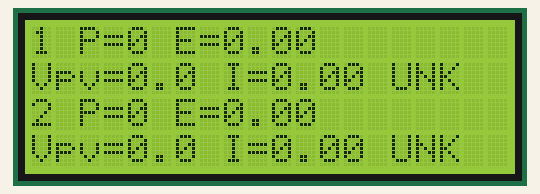
This sketch was run on a simulated Arduino Mega 2560, built with avr-gcc and run on an emulated ATmega2560. On the bench: 20×4 character LCD. What the sketch prints to the serial monitor is not drawn.

Above: at 5.1 s.
At 61.3 s:
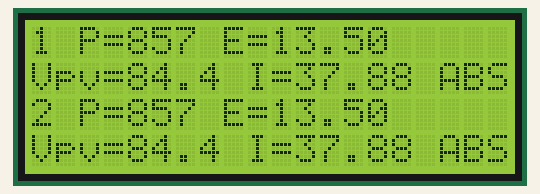
At 121.2 s:
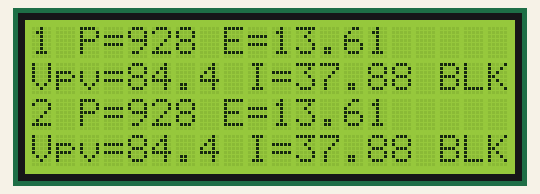

The sketch:

MPPTMega.ino
```cpp
#include <Wire.h>
#include <LiquidCrystal_I2C.h>

#include "VEDirect.h"

boolean new_data = true;
long counter = 0;

int portNum = 0;

// initialize the library with the numbers of the interface pins
LiquidCrystal_I2C lcd(0x27, 20, 4); // set the LCD address to 0x27 for a 16 chars and 2 line display

/*
  #define RECORD_HEX    9
  #define IDLE_STATE    0
  #define RECORD_BEGIN  1
  #define RECORD_NAME   2
  #define RECORD_VALUE  3
  #define CHECKSUM      4
*/

// int mState = IDLE_STATE;
byte mChecksum = 0;

VEDirectHandler mppt1("East String", 1);
VEDirectHandler mppt2("West String", 2);

void setup() {
  Serial.begin(115200); // USB console
  Serial1.begin(19200);
  Serial2.begin(19200);

  lcd.init(); //initialize the lcd
  lcd.backlight(); //open the backlight
  Serial.println("DEBUG : Setup Complete");
}

char rc;
unsigned int t;
long timeout = 0;
long lcdtime = millis();

long interval = 60000;
long previousMillis = millis();
boolean checkTime() {
  unsigned long currentMillis = millis();
  if (currentMillis - previousMillis > interval) {
    previousMillis = currentMillis;
    return true;
  }
  return false;
}

void loop() {

  t = millis();

  /* noise on the serial ports when simulating */
  /* printing chars to see, turn off in production */
  if (Serial1.available()) {
    rc = Serial1.read();
//    mppt1.handleChar(rc);
//    Serial.print(rc);
  }

  if (Serial2.available()) {
    rc = Serial2.read();
//    mppt2.handleChar(rc);
//    Serial.print(rc);
  }

  if (checkTime()) {
    mppt1.getRecord();
    mppt2.getRecord();
  }

  if ((millis() - lcdtime) > 5000) {
    lcd.clear();
    updateLcd(mppt1, 0);
    updateLcd(mppt2, 2);
    lcdtime = millis();
  }
  /*
    while (ss1.available()) {
        rc = ss1.read();
          Serial.write(rc);
      //      handleChar(rc);
        timeout = 0;
    }
  */

   simulate();
  delay(50);
  //  timeout++;
  //  if (timeout > 2000) {
  //    Serial.print(F("DEBUG : No packet for 2 seconds on port ")); Serial.println(portNum);
  //    timeout = 0;
  //    switchPorts();
  //  }
}


void setupLCDPIV() {
  lcd.clear();
  lcd.setCursor(0, 0);
  lcd.print("V=");     // V=99.9 I=99.9
  lcd.setCursor(7, 0);
  lcd.print("I=");
  lcd.setCursor(0, 1); // P=9999.9 Vpv=999.9
  lcd.print("P=");
  lcd.setCursor(9, 1);
  lcd.print("Vpv=");
}

void setupLCDEnergy() {
  lcd.clear();
  lcd.setCursor(0, 0);
  lcd.print("Tday");
  lcd.setCursor(5, 0);
  lcd.print("E=");     // Tday E=99.99
  lcd.setCursor(13, 0);
  lcd.print("P=");     // Tday E=99.99 P=9.99
  lcd.setCursor(0, 1);
  lcd.print("Yday");
  lcd.setCursor(5, 1);
  lcd.print("E=");     // Tday E=99.99
  lcd.setCursor(13, 1);
  lcd.print("P=");     // Tday E=99.99 P=9.99
}

void updateLCDEnergy() {

  lcd.setCursor(7, 0);
  lcd.print("99.99");     // Tday E=99.99
  lcd.setCursor(15, 0);
  lcd.print("9.99");     // Tday E=99.99 P=9.99
  lcd.setCursor(7, 1);
  lcd.print("99.99");     // Tday E=99.99
  lcd.setCursor(15, 1);
  lcd.print("9.99");     // Tday E=99.99 P=9.99

}

void updateLCDPIV() {
  lcd.setCursor(2, 0); // V=99.9 I=99.9
  lcd.print(99.9, 1);
  lcd.setCursor(9, 0);
  lcd.print(99.9, 1);
  lcd.setCursor(2, 1); // P=9999.9 Vpv=999.9
  lcd.print(9999.9, 1);
  lcd.setCursor(13, 1);
  lcd.print(999.5, 1);
}

void updateLcd(VEDirectHandler mppt, int p) {
  lcd.setCursor(0, p);
  lcd.print(mppt.getId());
  lcd.print(" ");
  lcd.print("P=");
  lcd.print(mppt.getPpv(), 0);
  lcd.print(" E=");
  lcd.print(mppt.getEtoday(), 2);
  lcd.setCursor(0, p+1);
  lcd.print("Vpv=");
  lcd.print(mppt.getVpv(), 1);
  lcd.print(" I=");
  lcd.print(mppt.getI(), 2);

  int cs = mppt.getCs();
  switch(cs) {
    case 2: lcd.print(" ERR");
      break;
    case 3: lcd.print(" BLK");
      break;
    case 4: lcd.print(" ABS");
      break;
    case 5: lcd.print(" FLT");
      break;
    default: lcd.print(" UNK");
  }
}

// 364500 RECORD : ID=2 V=55149 I=3231 VPV=87886 PPV=185 H19=21858 H20=233 H21=1417 H22=261 H23=1588

long recCount = 0;
int h19 = 0;
int h20 = 1340;
int cs = 2;
byte checksum = 0;
long simTime = millis();
char buf1[10];
boolean toggleLCD = false;

void simSend(char *s) {
  // Serial.print("SIM SEND : ");  Serial.println(s);
  char *c = s;
  while (*c != 0) {
    mppt1.handleChar(*c);
    mppt2.handleChar(*c);
    checksum += *c;
    c++;
    delay(1);
  }
}

bool toggleppv = false;
void simulate() {
  if ((millis() - simTime) > 5000) {
    simSend("\r\nPID\t0x203");
    simSend("\r\nFW\t137");
    simSend("\r\nSER#\tHQ181184JGK");
    simSend("\r\nV\t51372");
    simSend("\r\nI\t37880");
    simSend("\r\nVPV\t84400");

    if (toggleppv) {
      simSend("\r\nPPV\t1286");
    } else {
      simSend("\r\nPPV\t500");
    }
    toggleppv = !toggleppv;


//    simSend("\r\nCS\t3");
    simSend("\r\nCS\t");
    simSend(itoa(cs, buf1, 10));
    cs++;
    if (cs > 5){
      cs = 2;
    }
    simSend("\r\nMPPT\t2");
    simSend("\r\nERR\t0");
    simSend("\r\nLOAD\tON");

    simSend("\r\nH19\t");
    simSend(itoa(h19, buf1, 10));
    h19++;
    simSend("\r\nH20\t");
    simSend(itoa(h20, buf1, 10));
    h20++;

//    simSend("\r\nH20\t442");
    simSend("\r\nH21\t321");
    simSend("\r\nH22\t69");
    simSend("\r\nH23\t323");
    simSend("\r\nHSDS\t13");
    simSend("\r\nChecksum\t");
    //    Serial.print("DEBUG : CHECKSUM "); Serial.println(checksum);
    //    Serial.print("DEBUG : CHECKSUM "); Serial.println(checksum-256);

    mppt1.handleChar(abs(checksum - 256));
    mppt2.handleChar(abs(checksum - 256));
    // ss1.write(abs(checksum - 256));
    //if (mppt1.isValidFrame()) {
      //Serial.print("DEBUG : Got valid frame from  "); Serial.println(mppt1.getName());
    //}
    if (mppt1.isAverageValid()) {
      recCount++;
      // Serial.print("RECORD : "); Serial.print(recCount); Serial.print(" "); Serial.print(millis()); Serial.print(" "); Serial.println(mppt1.getRecord());
    }
    if (mppt2.isAverageValid()) {
      recCount++;
      // Serial.print("RECORD : "); Serial.print(recCount); Serial.print(" "); Serial.print(millis()); Serial.print(" "); Serial.println(mppt1.getRecord());
    }
/*
    if (toggleLCD) {
      setupLCDPIV();
      updateLCDPIV();
    } else {
      setupLCDEnergy();
      updateLCDEnergy();
    }
    */
    toggleLCD = !toggleLCD;
    lcd.clear();
    updateLcd(mppt1, 0);
    updateLcd(mppt2, 2);

    simTime = millis();
    checksum = 0;
  }
}
  /*
    MPPT
    PID  0xA04E
    FW  137
    SER#  HQ181184JGK
    V 51480
    I 1600
    VPV 84400
    PPV 86
    CS  3
    MPPT  2
    ERR 0
    LOAD  ON
    H19 1326    Yeild Total
    H20 42      Teild Today
    H21 321     Max Power Today
    H22 69      Yeild Yesterday
    H23 323     Max Power Yesterday
    HSDS  13
  */
```

VEDirect.cpp
```cpp
#include "VEDirect.h"

VEDirectHandler::VEDirectHandler(char *n, int i) {
  //  this.name = name;
  id = i;
  strcpy(mpptname, n);
}

int VEDirectHandler::getId() {
  return id;
}

char *VEDirectHandler::getName() {
  return mpptname;
}

VEDirectHandler::handleChar(char inbyte) {
  //  counter++;
  if ( (inbyte == ':') && (mState != CHECKSUM) ) {
    mState = RECORD_HEX;
  }
  if (mState != RECORD_HEX) {
    mChecksum += inbyte;
  }
  inbyte = toupper(inbyte);
  //  Serial.print(inbyte);
  // Serial.print("Handle char : ");  Serial.print(inbyte); Serial.print(" STATE : "); Serial.println(mState);

  switch (mState) {
    case IDLE_STATE:
      //  Serial.println("IDLE_STATE");
      /* wait for \n of the start of an record */

      switch (inbyte) {
        case '\n':

          //Serial.println("BEGIN RECORD");

          mState = RECORD_BEGIN;
          //      Serial.println("STATE CHANGE RECORD_BEGIN");
          break;
        case '\r': /* Skip */
        default:
          break;
      }
      break;
    case RECORD_BEGIN:
      //  Serial.println("RECORD_BEGIN");
      mTextPointer = mName;
      *mTextPointer++ = inbyte;
      mState = RECORD_NAME;
      break;
    case RECORD_NAME:
      // The record name is being received, terminated by a \t
      switch (inbyte) {
        case '\t':
          //Serial.println(mName);
          // the Checksum record indicates a EOR
          if ( mTextPointer < (mName + sizeof(mName)) ) {
            *mTextPointer = 0; /* Zero terminate */
            //Serial.print("Checking : "); Serial.print(checksumTagName); Serial.print(" with "); Serial.println(mName);
            if (strcmp(mName, "CHECKSUM") == 0) {
              mState = CHECKSUM;
              //Serial.println(mName);
              break;
            }
          } else {
            //Serial.println("mTextPointer < (mName + sizeof(mName)");
          }
          mTextPointer = mValue; /* Reset value pointer */
          mState = RECORD_VALUE;
          // Serial.println("STATE CHANGE RECORD_VALUE");
          break;
        default:
          // add byte to name, but do no overflow
          if ( mTextPointer < (mName + sizeof(mName)) )
            *mTextPointer++ = inbyte;
          break;
      }
      break;
    case RECORD_VALUE:
      // The record value is being received.  The \r indicates a new record.
      switch (inbyte) {
        case '\n':
          // forward record, only if it could be stored completely
          if ( mTextPointer < (mValue + sizeof(mValue)) ) {
            *mTextPointer = 0; // make zero ended
            // textRxEvent(mName, mValue);

            handleRecord(mName, mValue);
            // @TODO handle name value pair
            //        Serial.print(mName);
            //        Serial.print(" = ");
            //        Serial.println(mValue);
          }
          mState = RECORD_BEGIN;
          break;
        case '\r': /* Skip */
          break;
        default:
          // add byte to value, but do no overflow
          if ( mTextPointer < (mValue + sizeof(mValue)) )
            *mTextPointer++ = inbyte;
          break;
      }
      break;
    case CHECKSUM:
      {
        bool valid = mChecksum == 0;
        // Serial.print(F("DEBUG Calculated Checksum : ")); Serial.println(mChecksum);
        if (!valid)
          Serial.println(F("DEBUG : [CHECKSUM] Invalid frame"));
        mChecksum = 0;
        mState = IDLE_STATE;
        validFrame = true;
        handleFrame(valid);

        //Serial.print("SET VALID FRAME :"); Serial.println(validFrame);
        // Serial.print(F("DEBUG COUNTER = ")); Serial.println(counter);
        //        counter = 0;
        break;
      }
    case RECORD_HEX:
      //    if (hexRxEvent(inbyte)) {
      //      mChecksum = 0;
      //      mState = IDLE;
      //    }
      mState = IDLE_STATE;
      break;
  }
}

VEDirectHandler::handleRecord(char *_name, char *value) {
  // Serial.print("Handle Record : "); Serial.print(_name); Serial.print(" = "); Serial.println(value);

  int i = findKeyword(_name);
  if (i < 0) {
    Serial.print(F("DEBUG : Unknown keyword : ")); Serial.println(_name);
  } else {
//    Serial.print("DEBUG : "); Serial.print(_name); Serial.print("="); Serial.println(value);
    // Serial.print("DEBUG : "); Serial.print(_name); Serial.print("="); Serial.println(i);

    strcpy(values[i], value);
    // Serial.print(F("DEBUG AVP : "));  Serial.print(keywords[i]);Serial.print(F(" = ")); Serial.println(values[i]);
  }
  // @TODO cache records until end of frame


  /*
          PID  0xA04E
          FW  137
          SER#  HQ181184JGK
      V 51480
      I 1600
      VPV 84400
      PPV 86
          CS  3   state of operation
          MPPT  2
          ERR 0
          LOAD  ON
      H19 1326    Yield Total
      H20 42      Yield Today
      H21 321     Max Power Today
      H22 69      Yield Yesterday
      H23 323     Max Power Yesterday
          HSDS  13
  */
}

boolean VEDirectHandler::isValidFrame() {
  // Serial.print("ISVALID FRAME : "); Serial.println(validFrame);
  boolean v = validFrame;
  validFrame = false;

  return v;
}

boolean VEDirectHandler::isAverageValid() {
  boolean v = validAverage;
  validAverage = false;
  return v;
}

/*
char *VEDirectHandler::getRecord() {

  //   V 51480
  //    I 1600
  //    VPV 84400
  //    PPV 86

  //sprintf(recordBuf, "V=%d I=%d VPV=%d PPV=%d", avgV, avgI, avgVPV, avgPPV);
  validAverage = false;
  return recordBuf;
}
*/

/*
boolean VEDirectHandler::checkTime() {
  unsigned long currentMillis = millis();
  if (currentMillis - previousMillis > interval) {
    previousMillis = currentMillis;
    return true;
  }
  return false;
}
*/
/*
long VEDirectHandler::getLong(char *n) {
  int i = findKeyword(n);
  long v = atol(values[i]);

  //Serial.print("GETLONG "); Serial.print(n); Serial.print(" I="); Serial.print(i); Serial.print(" val=");Serial.print(v);
  //Serial.print(" values[i]=");Serial.println(values[i]);
  return v;
}
*/

void VEDirectHandler::getRecord() {
        /*
      Serial.print("CAL AVERAGES "); Serial.print("AVGV="); Serial.println(avgV);
      Serial.print("CAL AVERAGES "); Serial.print("AVGI="); Serial.println(avgI);
      Serial.print("CAL AVERAGES "); Serial.print("AVGVPV="); Serial.println(avgVPV);
      Serial.print("CAL AVERAGES "); Serial.print("AVGPPV="); Serial.println(avgPPV);
*/
//      Serial.print("SAMPLES "); Serial.println(numSamples);
//      Serial.print("VReading="); Serial.println(getLong("V"));
      avgV = avgV / numSamples;
      avgI = avgI / numSamples;
      avgVPV = avgVPV / numSamples;
      avgPPV = avgPPV / numSamples;
      validAverage = true;
      numSamples = 0;
//      Serial.print("DEBUG V="); Serial.print(avgV); Serial.print(" I="); Serial.print(avgI); Serial.print(" VPV="); Serial.print(avgVPV); Serial.print(" PPV="); Serial.println(avgPPV);

/*    H19 1326    Yield Total
      H20 42      Yield Today
      H21 321     Max Power Today
      H22 69      Yield Yesterday
      H23 323     Max Power Yesterday
          HSDS  13
          */

      // ERR, MPPT, HSDS, CS
      // 364500 RECORD : ID=2 V=55149 I=3231 VPV=87886 PPV=185 H19=21858 H20=233 H21=1417 H22=261 H23=1588
      sprintf(recordBuf, "ID=%d V=%ld I=%ld VPV=%ld PPV=%ld H19=%ld H20=%ld H21=%ld H22=%ld H23=%ld ERR=%ld MPPT=%ld HSDS=%ld CS=%ld" ,
              getId(),
              avgV, avgI, avgVPV, avgPPV, atol(values[H19]), atol(values[H20]), atol(values[H21]), atol(values[H22]), atol(values[H23]),
              atol(values[ERR]), atol(values[MPPT]), atol(values[HSDS]), atol(values[CS]));
      eToday = atof(values[H20]) / 100;
      ppv = (float)avgPPV;
      i = (float)avgI / 1000;
      vpv = (float)avgVPV / 1000;
      cs = atoi(values[CS]);
      Serial.print("DEBUG : EToday="); Serial.print(eToday); Serial.print(" Ppv="); Serial.println(ppv);
      Serial.print("DEBUG : "); Serial.println(millis());
      Serial.print("RECORD : "); Serial.println(recordBuf);

//      Serial.print(ERR); Serial.print(" ERR="); Serial.println(values[ERR]);
//      Serial.print(HSDS); Serial.print(" HSDS="); Serial.println(values[HSDS]);
//      Serial.print(MPPT); Serial.print(" MPPT="); Serial.println(values[MPPT]);

//      Serial.print(F("DEBUG AVP : ")); Serial.print(mpptname); Serial.print(F(" = ")); Serial.println(values[i]);
//      Serial.print("CS="); Serial.println(cs);
      avgV = 0;
      avgI = 0;
      avgVPV = 0;
      avgPPV = 0;
}

VEDirectHandler::handleFrame(boolean valid) {

  // Serial.println("Handle Frame");
  if (valid) {

    // on the first frame send a CONFIG record
    if (firstFrame) {
      Serial.print("CONFIG :");
      Serial.print(" ID="); Serial.print(getId());
      Serial.print(" FW="); Serial.print(values[FW]);
      Serial.print(" PID="); Serial.print(values[PID]);
      Serial.print(" SER="); Serial.println(values[SER]);
      firstFrame = false;
    }
    // Serial.print(F("DEBUG Handling Valid Frame : ")); Serial.println(mpptname);
    validFrame = true;

    numSamples++;
    avgV += atol(values[VOLTS]);
    avgI += atol(values[I]);
    avgVPV += atol(values[VPV]);
    avgPPV += atol(values[PPV]);
    //if (checkTime()) {

    //}
  } else {
    Serial.println(F("DEBUG : Handling Invalid Frame"));
  }

  // @TODO perform calulations and or transmit to server
  // must all be complete within 1 frame time
}

int VEDirectHandler::findKeyword(char *w) {
  //    Serial.print("FINDING KEYWORD : "); Serial.println(w);
  for (int i = 0; i < num_keywords; i++) {
    //      Serial.print("CHECKING : "); Serial.println(keywords[i]);
    if (strcmp(w, keywords[i]) == 0) {
      return i;
    }
  }
  return -1;
}

    float VEDirectHandler::getV() {
      return v;
    }
    float VEDirectHandler::getI() {
      return i;
    }
    float VEDirectHandler::getPpv() {
      return ppv;
    }
    float VEDirectHandler::getEtoday() {
      return eToday;;
    }
    float VEDirectHandler::getVpv() {
      return vpv;
    }
    int VEDirectHandler::getCs() {
      return cs;
    }
```

Source omitted: VEDirect.h (3559 bytes)

Measured:
- what the display in image 0 shows lasts 56.1 s, from 5.1 s to 61.2 s
- what the display in image 1 shows lasts 59.9 s, from 61.2 s to 121.1 s
